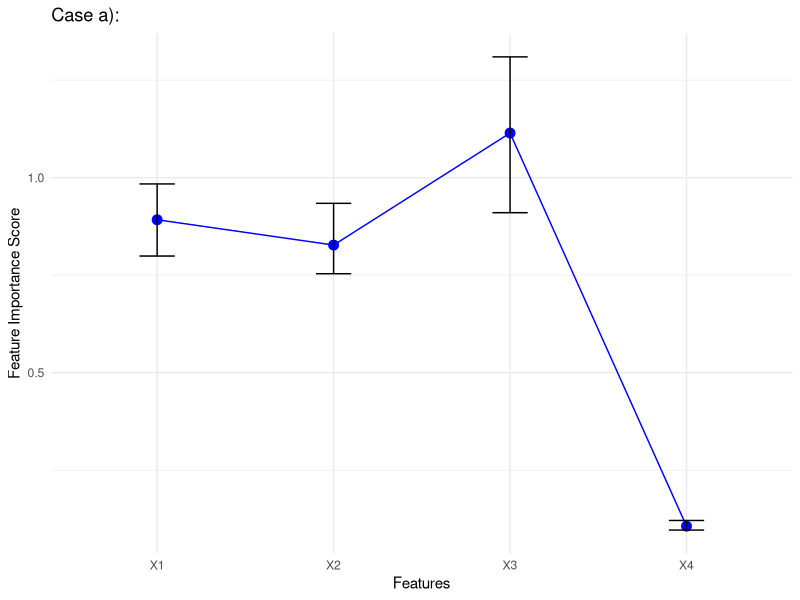
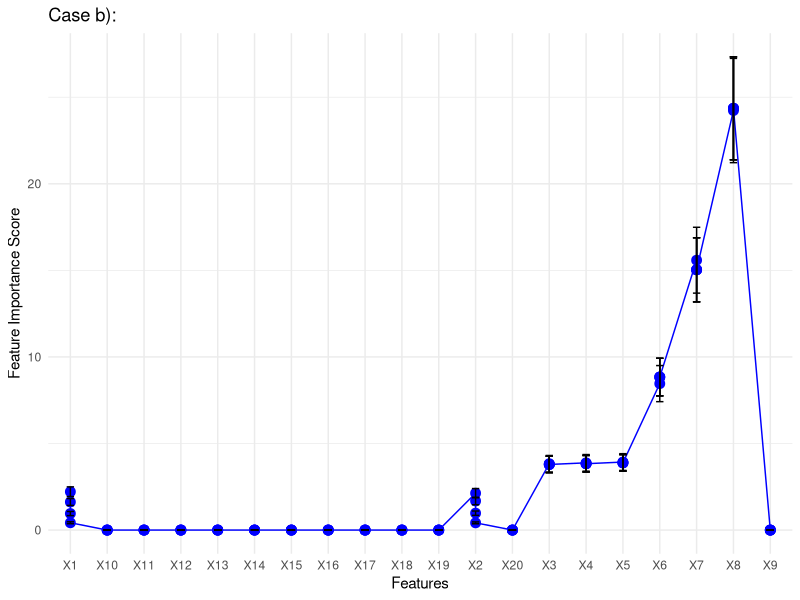

R code for these plots, in order: (Note: this script raises an error after producing the figures.)
## ---- chunk 1
knitr::opts_chunk$set(echo = TRUE)
## ---- chunk 2
library(MASS)
library(tidyverse)
library(ggplot2)
library(cowplot)
## ---- chunk 3
loco1 <- read.csv("r_output/simulation_loco1.csv")
loco2 <- read.csv("r_output/simulation_loco2.csv")
loco3 <- read.csv("r_output/simulation_loco3.csv")
loco4 <- read.csv("r_output/simulation_loco4.csv")
## ---- chunk 4
pl1 <- ggplot(loco1, aes(x = Features, y = Feature_Importance_Score)) +
  geom_point(color = 'blue', size = 3) +
  geom_line(aes(group = 1), color = 'blue') +
  geom_errorbar(aes(ymin = LB, ymax = UB), width = 0.2, color = 'black') +
  labs(title = 'Case a): ',
       x = 'Features',
       y = 'Feature Importance Score') +
  theme_minimal()
## ---- chunk 5
pl2 <- ggplot(loco2, aes(x = Features, y = Feature_Importance_Score)) +
  geom_point(color = 'blue', size = 3) +
  geom_line(aes(group = 1), color = 'blue') +
  geom_errorbar(aes(ymin = LB, ymax = UB), width = 0.2, color = 'black') +
  labs(title = 'Case b): ',
       x = 'Features',
       y = 'Feature Importance Score') +
  theme_minimal()
## ---- chunk 6
#plot_grid(pl1, pl2, labels = "AUTO")
## ---- chunk 7
loco3$Correlation <- as.factor(loco3$Correlation)
pl3 <- ggplot(loco3, aes(x = Features, y = Feature_Importance_Score, color = Correlation)) +
  geom_point(size = 3) +
  geom_line(aes(group = Correlation), size = 1)+
  scale_color_brewer(palette = "Set1") +
  labs(title = 'Case c): ',
       x = 'Features',
       y = 'Feature Importance Score') +
  theme_minimal()
## ---- chunk 8
 loco4$Correlation <- as.factor(loco4$Correlation)
pl4 <-ggplot(loco4, aes(x = Features, y = Feature_Importance_Score, color = Correlation)) +
  geom_point(size = 3) +
  geom_line(aes(group = Correlation), size = 1)+
  scale_color_brewer(palette = "Set1") +
  labs(title = 'Case d): ',
       x = 'Features',
       y = 'Feature Importance Score') +
  theme_minimal()
## ---- chunk 9
plot_grid(pl1,pl2,pl3, pl4, labels = "AUTO")
## ---- chunk 10
alg1 <- read.csv("r_output/simulation_alg1.csv")
alg2 <- read.csv("r_output/simulation_alg2.csv")
alg3 <- read.csv("r_output/simulation_alg3.csv")
alg4 <- read.csv("r_output/simulation_alg4.csv")
## ---- chunk 11
pl1 <- ggplot(alg1, aes(x = Features, y = Feature_Importance_Score)) +
  geom_point(color = 'blue', size = 3) +
  geom_line(aes(group = 1), color = 'blue') +
  geom_errorbar(aes(ymin = LB, ymax = UB), width = 0.2, color = 'black') +
  labs(title = 'Case a):',
       x = 'Features',
       y = 'Feature Importance Score') +
  theme_minimal()

pl2 <- ggplot(alg2, aes(x = Features, y = Feature_Importance_Score)) +
  geom_point(color = 'blue', size = 3) +
  geom_line(aes(group = 1), color = 'blue') +
  geom_errorbar(aes(ymin = LB, ymax = UB), width = 0.2, color = 'black') +
  labs(title = 'Case b): ',
       x = 'Features',
       y = 'Feature Importance Score') +
  theme_minimal()
## ---- chunk 12
#plot_grid(pl1, pl2, labels = "AUTO")
## ---- chunk 13
alg3$Correlation <- as.factor(alg3$Correlation)
pl3 <- ggplot(alg3, aes(x = Features, y = Feature_Importance_Score, color = Correlation)) +
  geom_point(size = 3) +
  geom_line(aes(group = Correlation), size = 1)+
  scale_color_brewer(palette = "Set1") +
  labs(title = 'Case c): ',
       x = 'Features',
       y = 'Feature Importance Score') +
  theme_minimal()
## ---- chunk 14
alg4$Correlation <- as.factor(alg4$Correlation)
pl4 <-ggplot(alg4, aes(x = Features, y = Feature_Importance_Score, color = Correlation)) +
  geom_point(size = 3) +
  geom_line(aes(group = Correlation), size = 1)+
  scale_color_brewer(palette = "Set1") +
  labs(title = 'Case d):',
       x = 'Features',
       y = 'Feature Importance Score') +
  theme_minimal()
## ---- chunk 15
plot_grid(pl1,pl2,pl3, pl4, labels = "AUTO")
## ---- chunk 16
gcm1 <- read.csv("r_output/simulation_gcm_loco1.csv")
gcm2 <- read.csv("r_output/simulation_gcm_loco2.csv")
gcm3 <- read.csv("r_output/simulation_gcm_loco3.csv")
gcm4 <- read.csv("r_output/simulation_gcm_loco4.csv")
feature <- c('X1', 'X2','X3','X4')
gcm1$Features <- feature
gcm2$Features <- feature
gcm3$Features <- rep(feature,times=4)
gcm4$Features <- rep(feature,times=4)

## ---- chunk 17
pl1 <- ggplot(gcm1, aes(x = Features, y = Rejection_Rate)) +
  geom_point(color = 'blue', size = 3) +
  geom_line(aes(group = 1), color = 'blue')+
  labs(title = 'Case a):',
       x = 'Features',
       y = 'Rejection_Rate') +
  theme_minimal()

pl2 <- ggplot(gcm2, aes(x = Features, y = Rejection_Rate)) +
  geom_point(color = 'blue', size = 3) +
  geom_line(aes(group = 1), color = 'blue')+
  labs(title = 'Case b):',
       x = 'Features',
       y = 'Rejection_Rate') +
  theme_minimal()

## ---- chunk 18
#plot_grid(pl1, pl2, labels = "AUTO")
## ---- chunk 19
gcm3$Correlation <- as.factor(gcm3$Correlation)
pl3 <- ggplot(gcm3, aes(x = Features, y = Rejection_Rate, color = Correlation)) +
  geom_point(size = 3) +
  geom_line(aes(group = Correlation), size = 1)+
  scale_color_brewer(palette = "Set1") +
  labs(title = 'Case c): ',
       x = 'Features',
       y = 'Rejection_Rate') +
  theme_minimal()
## ---- chunk 20
gcm4$Correlation <- as.factor(gcm4$Correlation)
pl4 <- ggplot(gcm4, aes(x = Features, y = Rejection_Rate, color = Correlation)) +
  geom_point(size = 3) +
  geom_line(aes(group = Correlation), size = 1)+
  scale_color_brewer(palette = "Set1") +
  labs(title = 'Case d): ',
       x = 'Features',
       y = 'Rejection_Rate') +
  theme_minimal()
## ---- chunk 21
plot_grid(pl1,pl2,pl3, pl4, labels = "AUTO")
## ---- chunk 22
gcm_s1 <- read.csv("r_output/simulation_gcm1.csv")
gcm_s2 <- read.csv("r_output/simulation_gcm2.csv")
## ---- chunk 23

ggplot(gcm_s1, aes(x = Sample_Size, y = Rejection_Rate)) +
  geom_line() +
  geom_point() +
  labs(title = "Rejection Rate vs. Sample Size",
       x = "Sample Size",
       y = "Rejection Rate") +
  theme_minimal()
## ---- chunk 24
ggplot(gcm_s2, aes(x = Sample_Size, y = Rejection_Rate)) +
  geom_line() +
  geom_point() +
  labs(title = "Rejection Rate vs. Sample Size",
       x = "Sample Size",
       y = "Rejection Rate") +
  theme_minimal()
